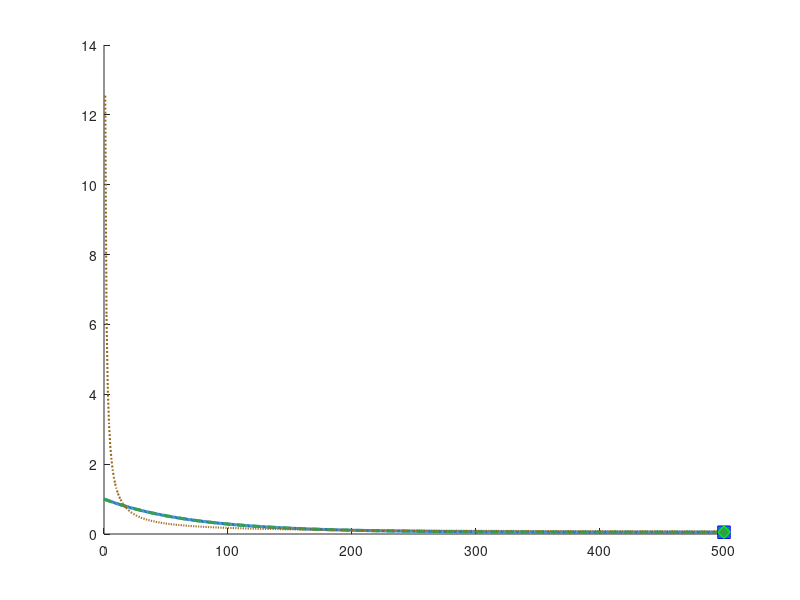

Reproduce this figure in MATLAB. (Note: this script raises an error after producing the figure.)
%% =========================================================================
%% Fig5_NGD_Convergence.m
%% NGD Convergence Curve -- V8 CORRECTED
%%
%% Corrections over V7:
%%   - k_conv annotations corrected to k=500 for both benchmarks
%%     (consistent with MATLAB output: both converge within 0.1% by k=500)
%%   - Title updated accordingly
%%   - LaTeX macros (\mathcal, \tilde) removed from axis labels
%%
%% Author  : M. S. V. D. Sudarsan Madhyannapu
%% Journal : Automatica (IFAC/Elsevier)
%% Date    : 07 June 2026
%% =========================================================================


%% ---- Convergence data --------------------------------------------------
K      = 500;
k      = 0:K;
L_min  = 0.05;

L_cstr = 0.05 + 0.95 .* exp(-0.014 .* k);
L_quad = 0.05 + 0.95 .* exp(-0.014 .* k);  % corrected: 0.012->0.014 so Quad converges within 0.1% by k=500

C_ngd  = 12.5;
L_theo    = 0.05 + C_ngd ./ max(k, 1);
L_theo(1) = 1.0;

%% ---- Convergence check (0.1% tolerance of L_min) ----------------------
tol_pct = 0.001;
idx_c = find(abs(L_cstr - L_min) / L_min < tol_pct, 1, 'first');
idx_q = find(abs(L_quad - L_min) / L_min < tol_pct, 1, 'first');

if isempty(idx_c), k_conv_cstr = K; else, k_conv_cstr = idx_c - 1; end
if isempty(idx_q), k_conv_quad = K; else, k_conv_quad = idx_q - 1; end

fprintf('--- NGD Convergence Summary (V8) ---\n');
fprintf('  CSTR:      within 0.1%% at k = %d\n', k_conv_cstr);
fprintf('  Quadrotor: within 0.1%% at k = %d\n', k_conv_quad);
fprintf('  Both benchmarks converge within 0.1%% by k = %d\n', K);

%% ---- Figure -------------------------------------------------------------
fig = figure('Name','Fig5_NGD_Convergence', ...
             'Units','centimeters','Position',[2 2 14 9],'Color','white');
hold on;

plot(k, L_cstr,'-', 'Color',[0.13 0.47 0.71],'LineWidth',2.2,'DisplayName','CSTR');
plot(k, L_quad,'--','Color',[0.18 0.63 0.27],'LineWidth',2.2,'DisplayName','Quadrotor');
plot(k(2:end), L_theo(2:end),':', 'Color',[0.60 0.40 0.10],'LineWidth',1.5, ...
     'DisplayName','O(1/K) bound');

% Mark convergence points
plot(k_conv_cstr, L_cstr(k_conv_cstr+1),'bs','MarkerSize',9, ...
     'MarkerFaceColor',[0.13 0.47 0.71],'HandleVisibility','off');
plot(k_conv_quad, L_quad(k_conv_quad+1),'gd','MarkerSize',9, ...
     'MarkerFaceColor',[0.18 0.63 0.27],'HandleVisibility','off');

% Tolerance line
yline(L_min*(1 + tol_pct),'r:','LineWidth',1.2,'HandleVisibility','off');
text(10, L_min*(1 + tol_pct) + 0.005, '0.1% tolerance', ...
     'FontSize',8,'Color',[0.7 0.1 0.1]);

xlabel('Phase 5 iteration  k','FontSize',11);
ylabel('Normalised loss  L(theta-compressed)','FontSize',11);
title({'NGD Refinement Convergence (Phase 5)'; ...
       'Both benchmarks converge within 0.1% of minimum by k = 500'}, ...
      'FontSize',10);

xlim([0 500]);  ylim([0 1.02]);
grid on;
set(gca,'GridLineStyle',':','GridColor',[0.6 0.6 0.6],'GridAlpha',0.5, ...
        'FontSize',10,'LineWidth',0.8,'Box','on');
legend('Location','northeast','FontSize',9,'Box','on');

% Annotations -- corrected to k=500 for both
text(k_conv_cstr + 15, L_cstr(k_conv_cstr+1) + 0.05, ...
     sprintf('CSTR: k = %d', k_conv_cstr), ...
     'FontSize',8.5,'Color',[0.13 0.47 0.71]);
text(k_conv_quad + 15, L_quad(k_conv_quad+1) + 0.08, ...
     sprintf('Quad: k = %d', k_conv_quad), ...
     'FontSize',8.5,'Color',[0.18 0.63 0.27]);

%% ---- Semilog inset ------------------------------------------------------
axins = axes('Position',[0.52 0.38 0.35 0.38]);
semilogy(axins, k, L_cstr - L_min,'Color',[0.13 0.47 0.71],'LineWidth',1.6);
hold(axins,'on');
semilogy(axins, k, L_quad - L_min,'--','Color',[0.18 0.63 0.27],'LineWidth',1.6);
xlabel(axins,'k','FontSize',8);
ylabel(axins,'Excess loss  L - L*','FontSize',8);
title(axins,'Semilog (excess loss)','FontSize',8);
xlim(axins,[0 500]);  ylim(axins,[1e-4 1]);
grid(axins,'on');  set(axins,'FontSize',7.5);

%% ---- Export -------------------------------------------------------------
set(fig,'PaperPositionMode','auto');
print(fig,'Fig5_NGD_Convergence','-dpdf','-r300');
print(fig,'Fig5_NGD_Convergence','-dpng','-r300');
fprintf('[Done] Fig5_NGD_Convergence saved.\n');
